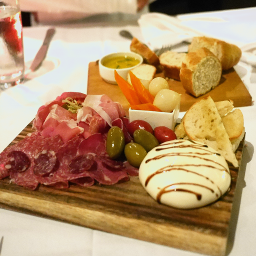
#> input picture app_pc/ffmpeg-8.1/ffmpeg-8.1/tests/reference.pnm, 256 x 256 px
$ python -i temporal_features.py   (imports and definitions only)
#> lines starting #> are read from the running program, lines starting #| are printed output that depends on the picture
"""
Temporal Features Module for AI Video Detection
================================================

Extracts temporal/sequential features that detect AI-generated video artifacts.

Features:
- Optical flow consistency
- Frame-to-frame change patterns
- Temporal frequency analysis
- Motion smoothness
- Noise temporal consistency
- Compression artifacts over time
"""

import cv2
import numpy as np
from typing import Dict, List, Tuple, Optional, Any
import logging
from scipy import signal
from scipy.fft import fft, fftfreq

logger = logging.getLogger('hybrid_detector.temporal')


class TemporalAnalyzer:
    def __init__(self, config: Optional[dict] = None):
        self.config = config or {}

        self.temporal_config = self.config.get('temporal', {})
        self.window_size = self.temporal_config.get('window_size', 5)
        self.motion_threshold = self.temporal_config.get('motion_threshold', 0.5)

        self.frame_history: List[np.ndarray] = []
        self.flow_history: List[np.ndarray] = []
        self.diff_history: List[float] = []

        logger.info("TemporalAnalyzer initialized")

    # [194 lines left out: functions compute_frame_differences, compute_optical_flow_features, compute_temporal_frequency_features, compute_motion_smoothness, not called in this run]

    def compute_noise_temporal_features(self, frames: np.ndarray) -> Dict[str, float]:
        """Compute noise consistency features."""
        features = {}

        if len(frames) < 2:
            return self._default_noise_features()

        noise_estimates = []

        for i in range(len(frames) - 1):
            frame1 = frames[i]
            frame2 = frames[i + 1]

            if frame1.shape != frame2.shape:
                continue

            if frame1.shape[-1] == 3:
                gray1 = cv2.cvtColor(frame1, cv2.COLOR_BGR2GRAY)
                gray2 = cv2.cvtColor(frame2, cv2.COLOR_BGR2GRAY)
            else:
                gray1 = frame1.squeeze()
                gray2 = frame2.squeeze()

            diff = cv2.absdiff(gray1.astype(np.float32), gray2.astype(np.float32))

            noise_est = float(np.median(diff) / 0.6745)
            noise_estimates.append(noise_est)

        if noise_estimates:
            features['noise_estimate_mean'] = float(np.mean(noise_estimates))
            features['noise_estimate_std'] = float(np.std(noise_estimates))
            features['noise_temporal_variance'] = float(np.var(noise_estimates))
        else:
            features.update(self._default_noise_features())

        return features

    # [121 lines left out: functions compute_compression_artifact_features, extract_all_features, _default_diff_features, _default_flow_features, _default_freq_features, _default_motion_features and 3 more, not called in this run]

>>> import cv2
>>> picture = cv2.imread('../../../../../../app_pc/ffmpeg-8.1/ffmpeg-8.1/tests/reference.pnm', cv2.IMREAD_GRAYSCALE)
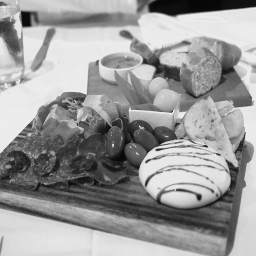
#> picture: shape (256, 256); min 5, max 242, mean 154.2
>>> result = TemporalAnalyzer().compute_noise_temporal_features(picture)
#> the loop in compute_noise_temporal_features, `for i in range(len(frames) - 1):` made 255 passes
#> noise_est on passes 1 to 3: 1.48, 1.48, 1.48
#> after the loop in compute_noise_temporal_features, `for i in range(len(frames) - 1):`: noise_estimates = 255 values, max 20.76 at index 11, min 1.48 at index 0, mean 6.7
#> result = {'noise_estimate_mean': 6.7, 'noise_estimate_std': 3.88, 'noise_temporal_variance': 15.09}
